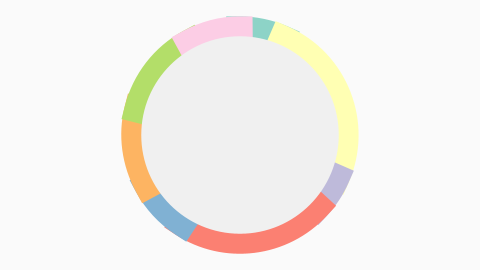
Frame 1 (no input)
Frame 60 (the mouse pressed at the canvas centre just before this capture): identical to frame 1, image omitted
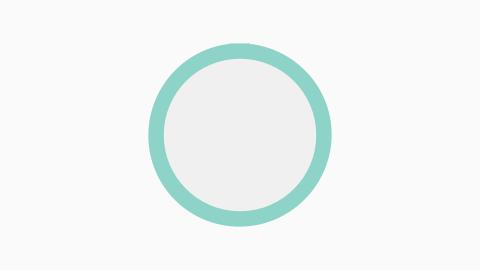
Frame 120 (the mouse held since frame 60 and released just before this capture)

The Processing sketch that drew these frames (run headless with seeded random() and noise(); from frame 60 on, the mouse is pressed at the canvas centre):

// Processing sketch: processing_107234
// ── processing_107234.pde

int minimumValue = 0;
int maximumValue = 20;
int minimumCategories = 2;
int maximumCategories = 12;
int maximumSum = (maximumValue * maximumCategories);
float minimumRadius = 80.0;
float maximumRadius = 160.0;

int[] data;
int categories;

// colorbrewer.org discrete-set-3-12
color[] colors = new color[]
  {
    color(141, 211, 199),
    color(255, 255, 179),
    color(190, 186, 218),
    color(251, 128, 114),
    color(128, 177, 211),
    color(253, 180, 98),
    color(179, 222, 105),
    color(252, 205, 229),
    color(217, 217, 217),
    color(188, 128, 189),
    color(204, 235, 197),
    color(255, 237, 111)
  };

void setup() {
  size(480, 270);
  smooth();
  background(250);
  ellipseMode(CENTER);
  hint(ENABLE_STROKE_PURE);

  createData();
}

void draw() {
  fill(250);
  noStroke();
  rect(0, 0, width, height);

  int sum = 0;
  for (int datum : data)
  {
    sum += datum;
  }

  float cx = width / 2.0;
  float cy = height / 2.0;
  float centerRadius = lerp(minimumRadius, maximumRadius, (float) sum / (float) maximumSum);

  fill(240);
  stroke(220);
  strokeWeight(1);
  ellipse(cx, cy, centerRadius * 2.0, centerRadius * 2.0);

  float alpha = -1 * HALF_PI;
  for (int i = 0; i < data.length; i++)
  {
    float delta = lerp(0.0, TWO_PI, (float) data[i]/(float) sum);
    noFill();
    stroke(colors[i]);
    strokeWeight(centerRadius / 4.0);
    // todo: strokes need work, should be 
    arc(cx, cy, centerRadius * 2.0, centerRadius * 2.0, alpha, alpha + delta, PIE);

    alpha += delta;
  }

  // hack, paint over pie strokes
  fill(240);
  noStroke();
  ellipse(cx, cy, centerRadius * 2.0 - (centerRadius / 8.0), centerRadius * 2.0 - (centerRadius / 8.0));
}

void mousePressed() {
  createData();
}

void createData() {
  int c = (int) random(minimumCategories, maximumCategories);
  data = new int[c];
  for (int i = 0; i < c; i++)
  {
    data[i] = (int) random(minimumValue, maximumValue);
  }
  categories = data.length;
}
